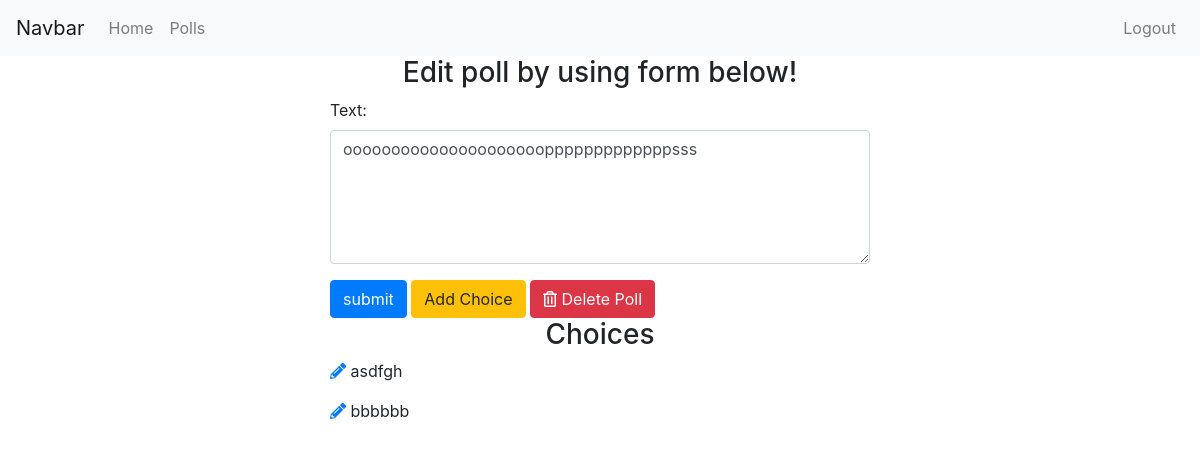
The page /polls/edit/20/ (signed in) on the database its author committed.
### polls/models.py (models this page shows, shortened)
class Poll(models.Model):
    owner = models.ForeignKey(User, on_delete=models.CASCADE, default=1)
    text = models.CharField(max_length=255)
    pub_date = models.DateField()

class Choice(models.Model):
    poll = models.ForeignKey(Poll, on_delete=models.CASCADE)
    choice_text = models.CharField(max_length=255)

### polls/views.py (the view)
# urls.py: path('edit/<int:poll_id>/', views.polls_edit_view, name='edit_poll'),
@login_required
def polls_edit_view(request, poll_id):
    poll = get_object_or_404(Poll, id=poll_id)
    if request.user != poll.owner:
        return redirect('/')
    if request.method == 'POST':
        form = EditPollForm(request.POST, instance=poll)
        if form.is_valid():
            form.save()
            messages.success(request, 'Poll edited successfully!', extra_tags='alert alert-success alert-dismissible fade show')
            return redirect('polls:polls_list_view')
    else:
        form = EditPollForm(instance=poll)
    context = {'form': form, 'poll': poll}
    return render(request, 'polls/edit_poll.html', context)

### polls/forms.py
class EditPollForm(forms.ModelForm):
    class Meta:
        model = Poll
        fields = ['text']
        widgets = {
            'text': forms.Textarea(attrs={'class': 'form-control', "rows": 5, "cols": 20})
        }

### polls/templates/polls/edit_poll.html (shortened to what this page needs)
{% extends 'base.html' %}
{% block content %}
<div class="container">
    <h3 class="text-center">Edit poll by using form below!</h3>
    <div class="row">
        <div class="col-sm-6 offset-sm-3">
            <form action="" method="post">
                {% for field in form %}
                <div class="form-group">
                    {{ field.label_tag }}
                    {{ field }}
                </div>
                {% endfor %}
                <input type="submit" value="submit" class="btn btn-primary">
                <a href="{% url 'polls:add_choice' poll.id %}" class="btn btn-warning">Add Choice</a>
                 <a href="{% url 'polls:poll_confirm_delete' poll.id %}" class="btn btn-danger">
                        <i class="far fa-trash-alt"></i> Delete Poll</a>
            </form>
            <h3 class="text-center">Choices</h3>
            {% for choice in poll.choice_set.all %}
            <p><a href="{% url 'polls:edit_choice' choice.id %}"><i class="fas fa-pencil-alt"></i></a> {{ choice.choice_text}}</p>
            {% endfor %}
        </div>
    </div>
</div>
{% endblock %}

### rows shown on the page
Poll: form "ooooooooooooooooooooopppppppppppppsss"
Choice: choice_text "asdfgh"
Choice: choice_text "bbbbbb"

### other values the page prints
{{ field.label_tag }} "Text:"
